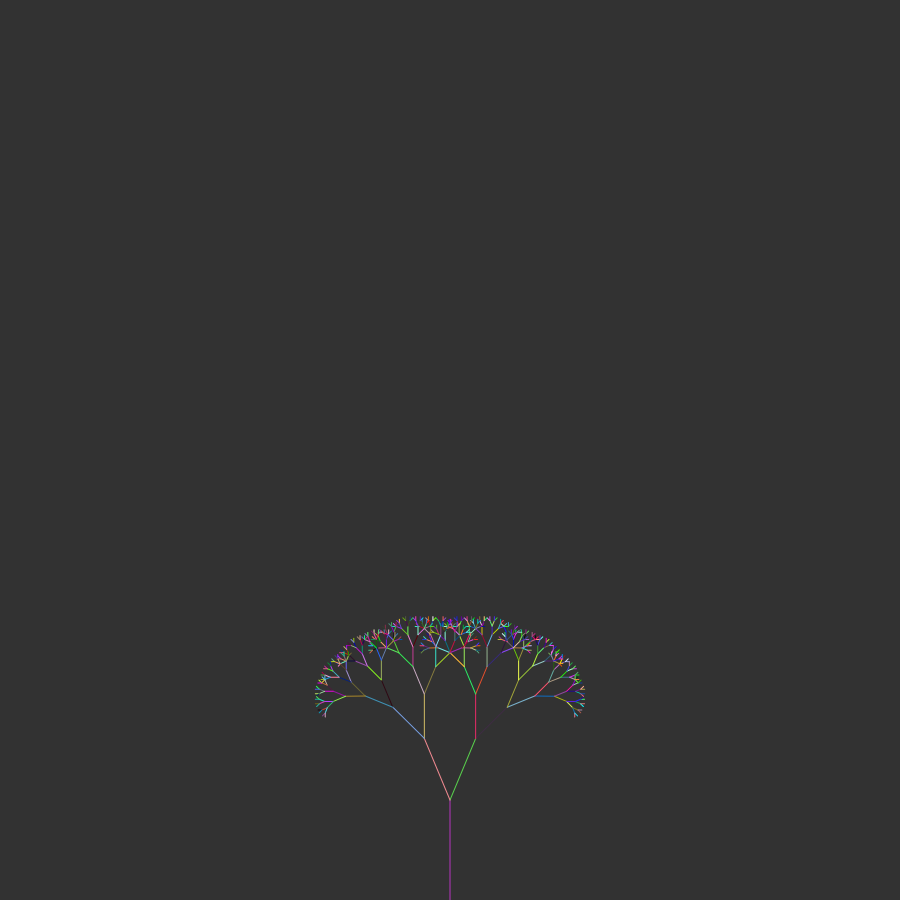
Frame 1 (no input)
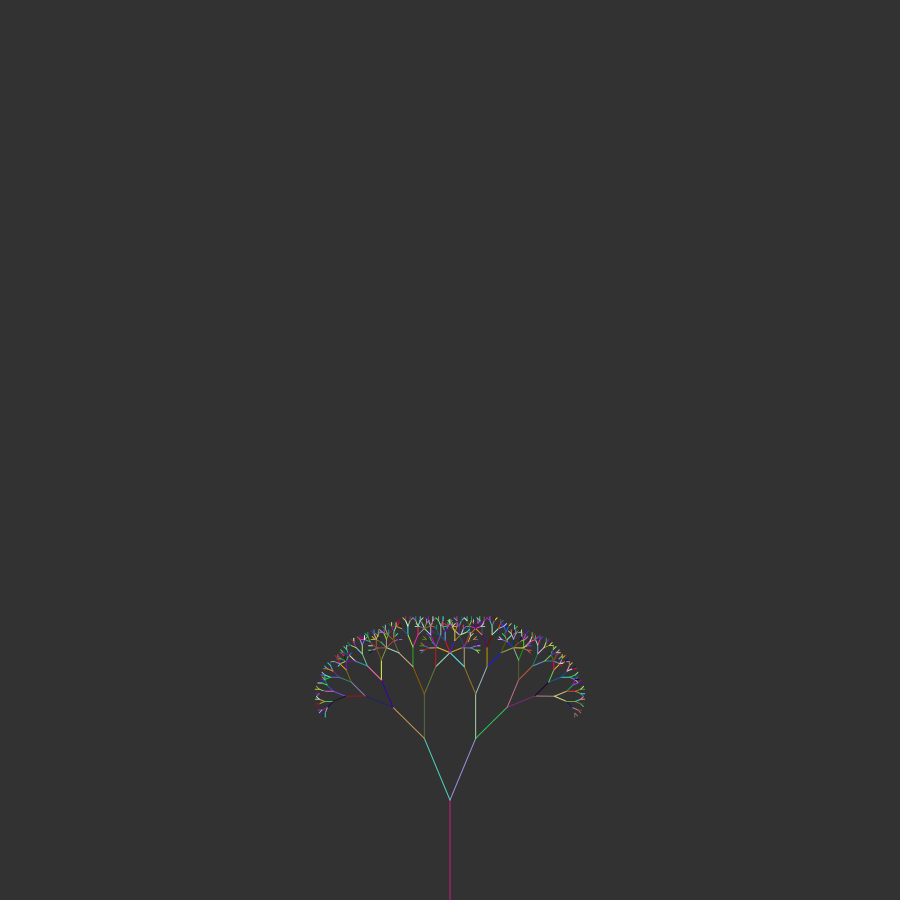
Frame 60 (no input)
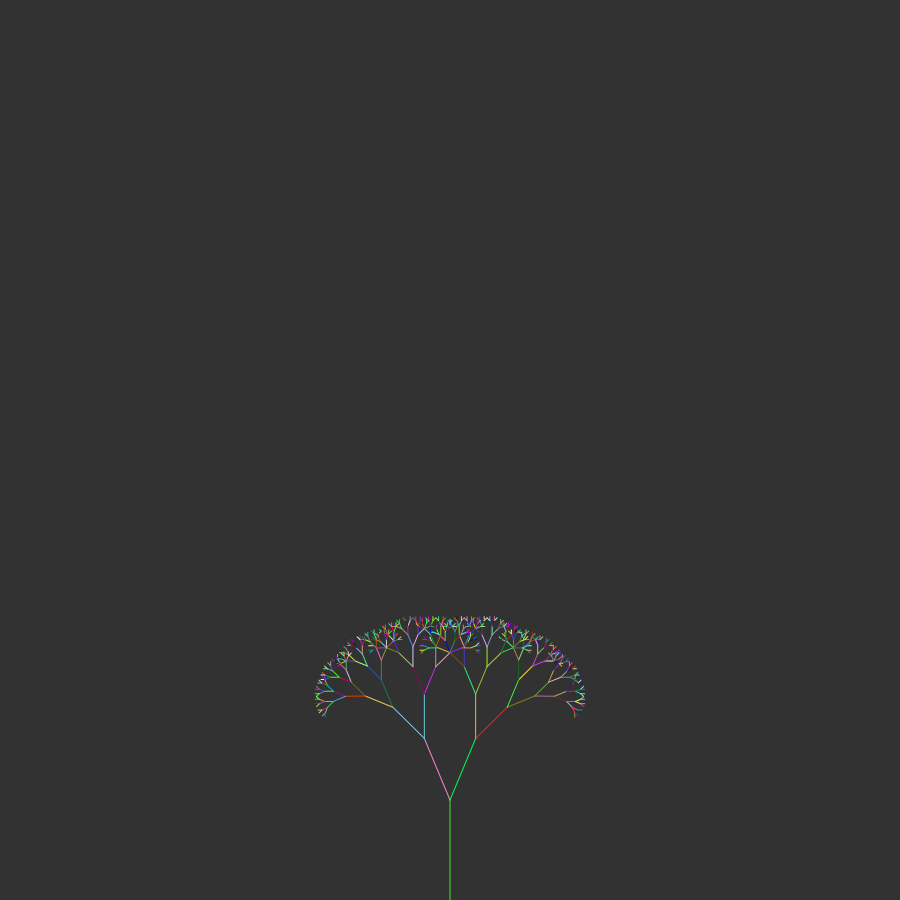
Frame 120 (the mouse pressed at the canvas centre since frame 60)

The p5.js sketch that drew these frames (run headless with seeded random() and noise() and a simulated clock; from frame 60 on, the mouse is pressed at the canvas centre):

// p5.js sketch
// ── sketch.js
var rotationAngle = 0;
var slider;

function setup() {
  createCanvas(900, 900);
  slider = createSlider(0,TWO_PI, PI/4,0.01);
}

function draw() {
  background(50);
  rotationAngle = slider.value();
  
  translate(450,height);
  branch(100);
}

function branch(len){
  stroke(random(0,255),random(0,255),random(0,255));
  line(0, 0, 0,-len);
  translate(0,-len);
  if(len > 4){
    
    
    //branch right far
    push();
    rotate(rotationAngle * 0.5);
    branch(len*2/3);
    pop();
    
   
    //branch left far
    push();
    rotate(-rotationAngle * 0.5);
    branch(len*2/3);
    pop();
   
  }
  
  
  
}
